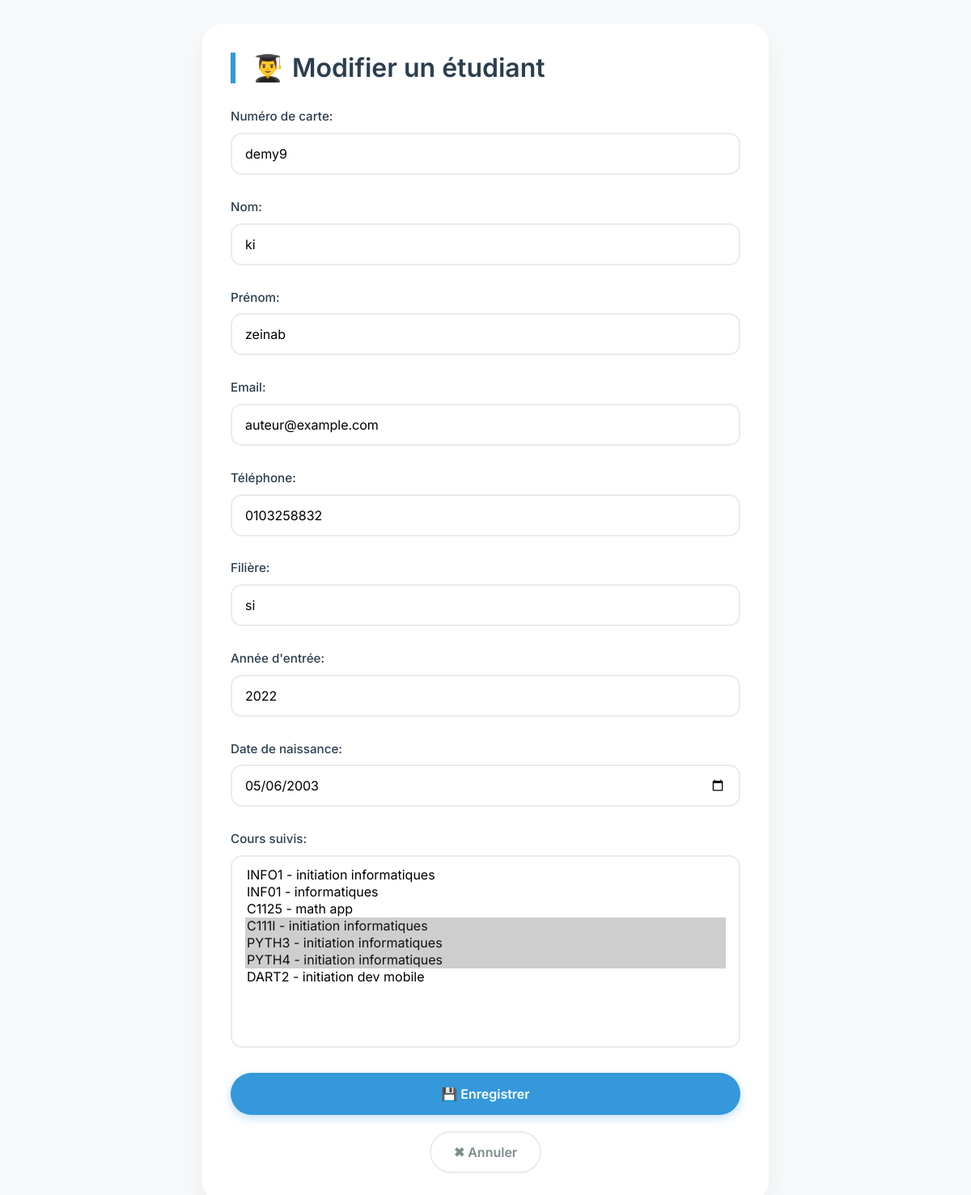
The page /university/etudiants/1/modifier/ on the database its author committed.
### university/models.py (models this page shows, shortened)
class Etudiant(models.Model):
    idetu = models.AutoField(primary_key=True)
    num_carte = models.CharField(max_length=20, unique=True)
    nom = models.CharField(max_length=50)
    prenom = models.CharField(max_length=50)
    email = models.EmailField(unique=True)
    tel = models.CharField(max_length=15, blank=True)
    filiere = models.CharField(max_length=50)
    annee_entree = models.PositiveSmallIntegerField()
    date_naissance = models.DateField()
    cours = models.ManyToManyField(Cours, related_name='etudiants')

### university/views.py (the view)
# urls.py: path('etudiants/<int:pk>/modifier/', views.EtudiantUpdateView.as_view(), name='etudiant_update'),
class EtudiantUpdateView(UpdateView):
    model = Etudiant
    form_class = EtudiantForm
    template_name = 'university/etudiants_form.html'
    success_url = reverse_lazy('university:etudiant_list')

### university/forms.py (shortened to what this page needs)
class EtudiantForm(forms.ModelForm):
    class Meta:
        model = Etudiant
        fields = '__all__'
        labels = {
            'num_carte': 'Numéro de carte',
            'nom': 'Nom',
            'prenom': 'Prénom',
            'email': 'Email',
            'tel': 'Téléphone',
            'filiere': 'Filière',
            'annee_entree': 'Année d\'entrée',
            'date_naissance': 'Date de naissance',
            'cours': 'Cours suivis',
        }
        widgets = {
            'date_naissance': forms.DateInput(attrs={'type': 'date'}),
            'tel': forms.TextInput(attrs={'placeholder': 'ex: 0123456789'}),
            'cours': forms.SelectMultiple(attrs={'size': 10}),  # Affichage plus pratique
        }

### university/models.py (called while the page is built)
    def __str__(self):
        return f"{self.code_cours} - {self.intitule}"

### university/templates/university/etudiants_form.html (shortened to what this page needs)
<!DOCTYPE html>
<html lang="fr">
<head>
    <link href="https://cdn.jsdelivr.net/npm/bootstrap@5.3.0-alpha1/dist/css/bootstrap.min.css" rel="stylesheet">
</head>
<body>
    <div class="container">
        <div class="form-container">
            <h1>{% if object %}Modifier{% else %}Ajouter{% endif %} un étudiant</h1>
            <form method="post">
                {% for field in form %}
                    <div class="form-group">
                        {{ field.label_tag }}
                        {{ field }}
                    </div>
                {% endfor %}
                <button type="submit" class="btn-save">
                    💾 Enregistrer
                </button>
            </form>
            <div class="footer-links">
                <a href="{% url 'university:etudiant_list' %}" class="btn-cancel">
                    ✖ Annuler
                </a>
            </div>
        </div>
    </div>
</body>
</html>

### university/templates/university/etudiants_form.html (style rules this page uses)
body { font-family: 'Inter', sans-serif; background-color: #f8f9fa; padding: 30px 0; min-height: 100vh; display: flex; align-items: center; }
.form-container { max-width: 700px; margin: 0 auto; background: white; border-radius: 24px; box-shadow: 0 15px 35px rgba(0,0,0,0.05); padding: 35px; }
h1 { font-weight: 600; color: #2c3e50; margin-bottom: 30px; font-size: 2rem; border-left: 6px solid #3498db; padding-left: 20px; display: flex; align-items: center; gap: 10px; }
h1:before { content: "👨‍🎓"; font-size: 2rem; }
.form-group { margin-bottom: 1.8rem; }
label { font-weight: 500; color: #2c3e50; margin-bottom: 8px; display: block; font-size: 0.95rem; }
input, select, textarea { width: 100%; padding: 12px 16px; border: 2px solid #e9ecef; border-radius: 14px; font-size: 1rem; transition: all 0.2s; background-color: white; font-family: 'Inter', sans-serif; }
.btn-save { background-color: #3498db; border: none; border-radius: 50px; padding: 14px 30px; font-weight: 600; font-size: 1rem; color: white; box-shadow: 0 4px 12px rgba(52,152,219,0.3); transition: all 0.2s; width: 100%; margin-top: 10px; display: flex; align-items: center; justify-content: center; gap: 8px; }
.btn-cancel { display: inline-block; background: white; color: #7f8c8d; border: 2px solid #e9ecef; border-radius: 50px; padding: 12px 28px; font-weight: 600; text-decoration: none; transition: all 0.2s; margin-top: 20px; text-align: center; }
.footer-links { text-align: center; }

### rows shown on the page
Etudiant: form "demy9" "ki" "zeinab" "auteur@example.com" "0103258832" "si" "2022" "05/06/2003"

### other values the page prints
{{ field.label_tag }} "Numéro de carte:" "Nom:" "Prénom:" "Email:" "Téléphone:" "Filière:" "Année d'entrée:" "Date de naissance:" "Cours suivis:"
